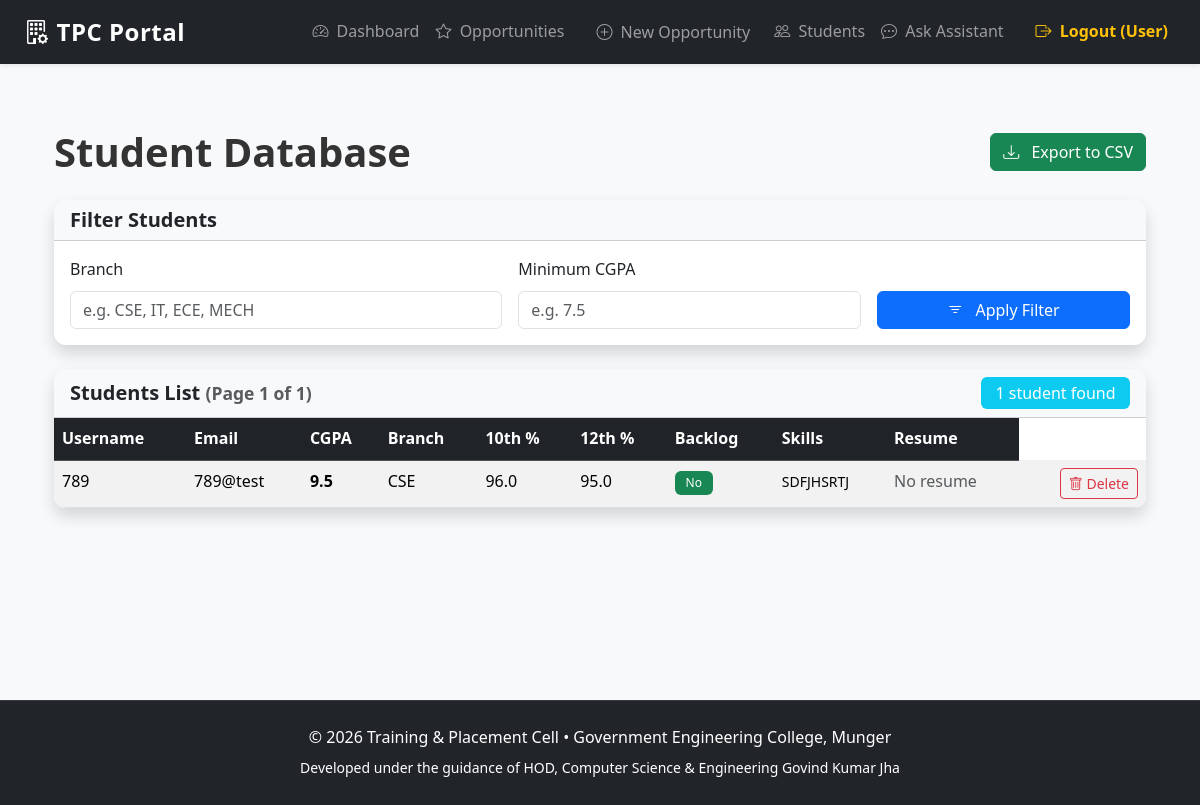
Page /admin/view_students (signed in) on the earlier database version.
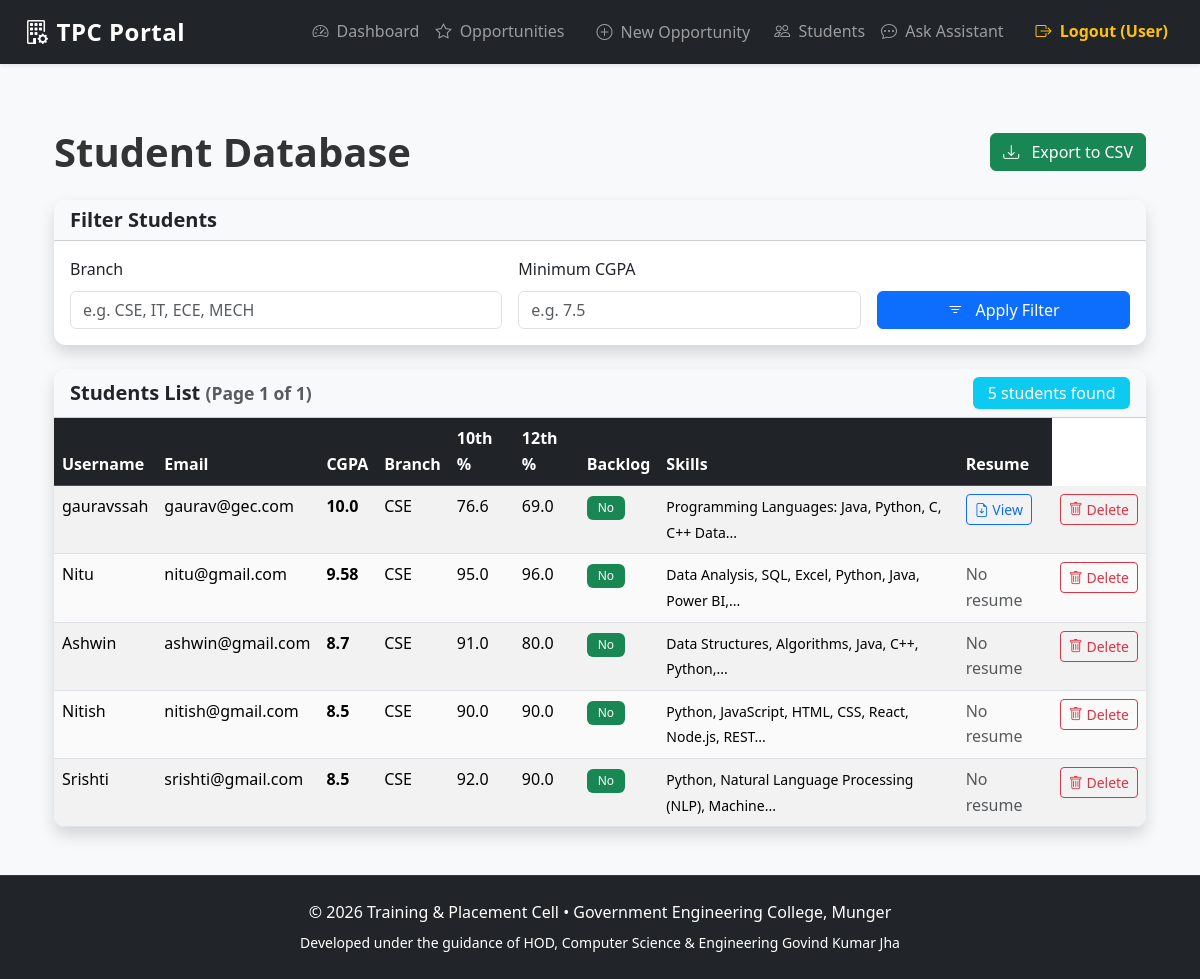
Same page on the later database version.
### app/models.py (models this page shows, shortened)
class StudentProfile(db.Model):
    __tablename__ = 'student_profiles'
    id = db.Column(db.Integer, primary_key=True)
    user_id = db.Column(db.Integer, db.ForeignKey('users.id'), unique=True, nullable=False)
    tenth_percentage = db.Column(db.Float, nullable=False)
    twelfth_percentage = db.Column(db.Float, nullable=False)
    cgpa = db.Column(db.Float, nullable=False)
    branch = db.Column(db.String(50), nullable=False)          # e.g. CSE, ECE, MECH
    skills = db.Column(db.Text)                                # comma separated or JSON
    has_backlog = db.Column(db.Boolean, default=False, nullable=False)
    resume_link = db.Column(db.String(255))                    # URL or path to uploaded file
    updated_at = db.Column(db.DateTime, default=datetime.utcnow, onupdate=datetime.utcnow)
    user = db.relationship('User', back_populates='student_profile')

class User(db.Model):
    __tablename__ = 'users'
    id = db.Column(db.Integer, primary_key=True)
    username = db.Column(db.String(50), unique=True, nullable=False, index=True)
    email = db.Column(db.String(120), unique=True, nullable=False, index=True)
    password = db.Column(db.String(255), nullable=False)  # hashed
    role = db.Column(db.String(20), nullable=False)       # 'Admin' or 'Student'
    created_at = db.Column(db.DateTime, default=datetime.utcnow)
    student_profile = db.relationship('StudentProfile', back_populates='user', uselist=False, cascade='all, delete-orphan')
    applications = db.relationship('Application', back_populates='student', lazy='dynamic')

### app/admin/routes.py (the view)
@bp.route('/view_students')
@admin_required
def view_students():
    page = request.args.get('page', 1, type=int)
    branch_filter = request.args.get('branch', '').strip()
    min_cgpa_filter = request.args.get('min_cgpa', type=float)
    query = StudentProfile.query.join(User).filter(User.role == 'Student')
    if branch_filter:
        query = query.filter(StudentProfile.branch.ilike(f'%{branch_filter}%'))
    if min_cgpa_filter is not None:
        query = query.filter(StudentProfile.cgpa >= min_cgpa_filter)
    students = query.order_by(StudentProfile.cgpa.desc())\
                    .paginate(page=page, per_page=15, error_out=False)
    return render_template('admin/view_students.html', students=students)

### app/admin/routes.py (called while the page is built)
def admin_required(f):
    @wraps(f)
    def decorated_function(*args, **kwargs):
        if 'user_id' not in session or session.get('role') != 'Admin':
            flash('You must be an admin to access this page.', 'danger')
            return redirect(url_for('auth.login'))
        return f(*args, **kwargs)
    return decorated_function

### templates/admin/view_students.html (shortened to what the changed rows need)
{% extends "base.html" %}
{% block content %}
<div class="container py-4">
    <div class="d-flex justify-content-between align-items-center mb-4">
        <h1 class="mb-0">Student Database</h1>
    </div>
    <div class="card shadow border-0">
        <div class="card-header bg-light d-flex justify-content-between align-items-center">
            <h5 class="mb-0">Students List
                <small class="text-muted">(Page {{ students.page }} of {{ students.pages }})</small>
            </h5>
            <span class="badge bg-info fs-6">
                {{ students.total }} student{{ 's' if students.total != 1 else '' }} found
            </span>
        </div>
        <div class="card-body p-0">
            {% if students.items %}
            <div class="table-responsive">
                <table class="table table-hover table-striped mb-0">
                    <thead class="table-dark">
                        <tr>
                            <th>Username</th>
                            <th>Email</th>
                            <th>CGPA</th>
                            <th>Branch</th>
                            <th>10th %</th>
                            <th>12th %</th>
                            <th>Backlog</th>
                            <th>Skills</th>
                            <th>Resume</th>
                        </tr>
                    </thead>
                    <tbody>
                        {% for profile in students.items %}
                        <tr>
                            <td>{{ profile.user.username }}</td>
                            <td>{{ profile.user.email }}</td>
                            <td class="fw-bold">{{ profile.cgpa | round(2) }}</td>
                            <td>{{ profile.branch }}</td>
                            <td>{{ profile.tenth_percentage | round(2) }}</td>
                            <td>{{ profile.twelfth_percentage | round(2) }}</td>
                            <td>
                                {% if profile.has_backlog %}
                                    <span class="badge bg-danger">Yes</span>
                                {% else %}
                                    <span class="badge bg-success">No</span>
                                {% endif %}
                            </td>
                            <td>
                                {% if profile.skills %}
                                    <small>{{ profile.skills | truncate(60) }}</small>
                                {% else %}
                                    <small class="text-muted">Not specified</small>
                                {% endif %}
                            </td>
                            <td>
                                {% if profile.resume_link %}
                                    <a href="{{ profile.resume_link }}" target="_blank" class="btn btn-sm btn-outline-primary">
                                        <i class="bi bi-file-earmark-arrow-down"></i> View
                                    </a>
                                {% else %}
                                    <span class="text-muted">No resume</span>
                                {% endif %}
                            </td>
                            <td class="text-end">
                                <form action="{{ url_for('admin.delete_student', user_id=profile.user.id) }}" method="post" class="d-inline" onsubmit="return confirm('Delete this student and their applications?');">
                                    <button type="submit" class="btn btn-sm btn-outline-danger">
                                        <i class="bi bi-trash"></i> Delete
                                    </button>
                                </form>
                            </td>
                        </tr>
                        {% endfor %}
                    </tbody>
                </table>
            </div>
            {% else %}
            <div class="text-center py-5">
                <h4 class="text-muted">No students found matching the criteria.</h4>
                <p>Try adjusting the filters or clear them.</p>
            </div>
            {% endif %}
        </div>
    </div>
</div>
{% endblock %}
{% block extra_head %}
<link rel="stylesheet" href="https://cdn.jsdelivr.net/npm/bootstrap-icons@1.11.3/font/bootstrap-icons.min.css">
{% endblock %}

Differences in the rows shown:
removed StudentProfile: user.username "789", user.email "789@test", cgpa "9.5", branch "CSE", tenth_percentage "96.0", twelfth_percentage "95.0", has_backlog "No", skills "SDFJHSRTJ", resume_link "No resume"
added StudentProfile: user.username "gauravssah", user.email "gaurav@gec.com", cgpa "10.0", branch "CSE", tenth_percentage "76.6", twelfth_percentage "69.0", has_backlog "No", skills "Programming Languages: Java, Python, C, C++ Data..."
now on this page (row edited): StudentProfile: user.username "Nitu", user.email "nitu@gmail.com", cgpa "9.58", branch "CSE", tenth_percentage "95.0", twelfth_percentage "96.0", has_backlog "No", skills "Data Analysis, SQL, Excel, Python, Java, Power BI,...", resume_link "No resume"
added StudentProfile: user.username "Ashwin", user.email "ashwin@gmail.com", cgpa "8.7", branch "CSE", tenth_percentage "91.0", twelfth_percentage "80.0", has_backlog "No", skills "Data Structures, Algorithms, Java, C++, Python,...", resume_link "No resume"
added StudentProfile: user.username "Nitish", user.email "nitish@gmail.com", cgpa "8.5", branch "CSE", tenth_percentage "90.0", twelfth_percentage "90.0", has_backlog "No", skills "Python, JavaScript, HTML, CSS, React, Node.js, REST...", resume_link "No resume"
added StudentProfile: user.username "Srishti", user.email "srishti@gmail.com", cgpa "8.5", branch "CSE", tenth_percentage "92.0", twelfth_percentage "90.0", has_backlog "No", skills "Python, Natural Language Processing (NLP), Machine...", resume_link "No resume"
Other differences:
{{ students.total }}: "1" → "5"
{{ 's' if students.total != 1 else '' }}: (not shown) → "s"
